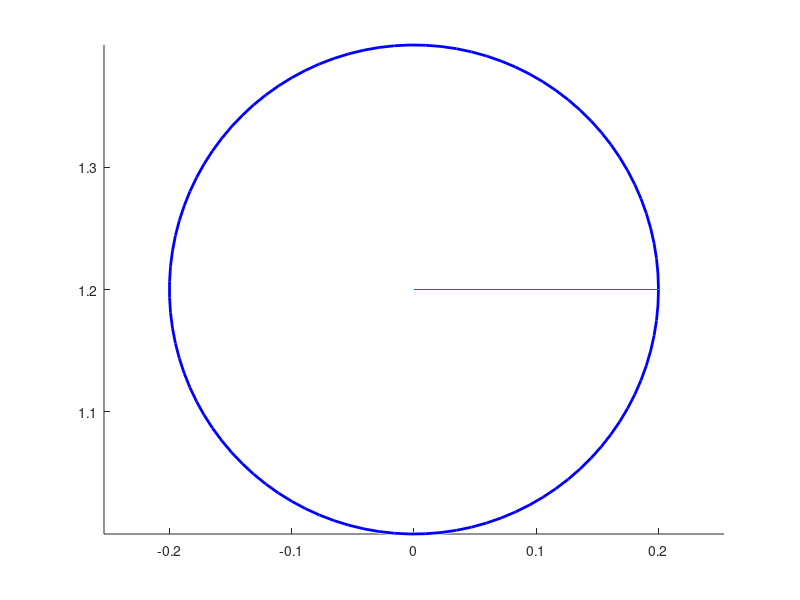

Write the MATLAB code that produced this figure. (Note: this script raises an error after producing the figure.)
m_1 = 5;        %Kg
m_2 = 20;       %Kg
r_1 = 0.2;      %m
r_2 = 0.5;      %m
N = 50;          %N
mu_s = 0.65;
mu_d = 0.5;
mu_r = mu_s*10^-2;

J_1 = m_1*r_1^2/2;
J_2 = m_2*r_2^2/2;

resolution = 1e-2;
% Set the resolution for the Simout



%%
% Script to create a graphic representation of Horizontal_Rolling

theta = linspace(-pi,pi);
i = 1;
theta_1 = 0;
theta_2 = 0;

xc1 = r_1*cos(theta);
yc1 = (2*r_2+r_1) - r_1*sin(theta);
xc2 = r_2*cos(theta);
yc2 = r_2 - r_2*sin(theta);

axis equal

hold on

circle_1 = viscircles([0,(2*r_2+r_1)],r_1,'Color','b');
line_1 = line([0,r_1*cos(theta_1)],[(2*r_2+r_1),(2*r_2+r_1) - r_1*sin(theta_1)]);
line_1.Color = 'b';
line_1.LineWidth = 2;
% Draw first circle

circle_2 = viscircles([0,r_2],r_2,'Color','r');
line_2 = line([0,r_2*cos(theta_2)],[r_2,r_2 - r_2*sin(theta_2)]);
line_2.Color = 'r';
line_2.LineWidth = 2;
% Draw second circle

time_string = sprintf('t = %.2f',out.tout(1));
time_label = text(0.5,1.3,time_string);
%Draw time label

C_1_string = sprintf('C_1 = %.2f',out.C_1(1));
C_1_label = text(0.5,1.1,C_1_string);
%Draw C_1 label

C_2_string = sprintf('C_2 = %.2f',out.C_2(1));
C_2_label = text(0.5,1.0,C_2_string);
%Draw C_2 label


state_label = text(-0.8,1.3,'Pure rolling');
state_label.Color = 'g';
state_label.FontWeight = 'bold';
% Draw state label

hold off

k = length(out.tout)/length(out.theta1);

for i = 1:length(out.theta1)
    
    line_1.XData = [0,r_1*cos(- out.theta1(i))];
    line_1.YData = [(2*r_2+r_1),(2*r_2+r_1) - r_1*sin(- out.theta1(i))];
    line_2.XData = [0,r_2*cos(- out.theta2(i))];
    line_2.YData = [r_2,r_2 - r_2*sin(- out.theta2(i))];
    % Modify line positions
    
    time_string = sprintf('t = %.2f',out.tout(round(i*k)));
    time_label.String = time_string;
    % Modify time label
    
    C_1_string = sprintf('C_1 = %.2f',out.C_1(i));
    C_1_label.String = C_1_string;
    % Modify C_1 label
    
    C_2_string = sprintf('C_2 = %.2f',out.C_2(i));
    C_2_label.String = C_2_string;
    % Modify C_1 label
    
    if out.v_rel(i) < 0.001
        state_label.String = 'Pure rolling';
        state_label.Color = 'g';
    else
        state_label.String = 'Rolling with sliding';
        state_label.Color = 'r';
    end
    % Modify state label
    
    drawnow % display updates
end


%%
% Horizontal rolling control

s = tf('s');

% Define the 4 matrices
A = [0 1 0 0 ;
     0 -(mu_r*J_1*r_2^2)/(J_1*J_2*r_1^2+J_1^2*r_2^2) 0 (mu_r*J_1*r_1*r_2)/(J_1*J_2*r_1^2+J_1^2*r_2^2) ;
     0 0 0 1 ;
     0 (mu_r*J_2*r_1*r_2)/(J_2^2*r_1^2+J_1*J_2*r_2^2) 0 -(mu_r*J_2*r_1^2)/(J_2^2*r_1^2+J_1*J_2*r_2^2)];
B = [0 ;
     (J_1*r_2^2)/(J_1*J_2*r_1^2+J_1^2*r_2^2) ;
     0 ;
     -(J_2*r_1*r_2)/(J_2^2*r_1^2 + J_1*J_2*r_1^2)];
C = [0 0 r_2 0];
D = 0;

% Define eigenvalues of A
ea = eig(A)

% Define the plant transfer function G
[b,a] = ss2tf(A,B,C,D);
G = zpk(tf(b,a))

% Define the controller R(s)
R = -1;

% Define the open loop transfer function L(s)
L = R * G;
margin(L)
grid on

% Define the closed loop transfer function F(s)
F = feedback(L,1);
step(F)
grid on

% Define the wanted crossing pulsation
omega_c = 0.7;

% Define the constant for the physical realizability poles and the
% provisional regulator
taup = 1/(10*omega_c);
Rd = -1/(1+taup*s)^2;
margin(Rd*G)
% Need 75°+10.2° compensation

% Define tauz and the provisional regulator
rho = tand(85.2/2);
tauz = rho/omega_c;
Rd = -(1+tauz*s)^2/(1+taup*s)^2;
bode(Rd*G)

% Define gain mu and the final regulator
mu = 10^(1.61/20);
R = mu*Rd;
L = R*G;
margin(L)
grid on

% Plot the step response
F = feedback(L,1);
step(F)
grid on

% Design the prefilter Rpf(s)
taupf = 0.65/omega_c;
Rpf = 1/(1+taupf*s)^2;



% Define the controller R(s)
R1 = -1/s;

% Define the open loop transfer function L(s)
L1 = R1 * G;
margin(L1)

% Define the constant for the physical realizability poles and the
% provisional regulator
taup1 = 1/(10*omega_c);
Rd1 = -1/(s*(1+taup1*s)^3);
margin(Rd1*G)

% Define tauz and the provisional regulator
rho1 = tand(183/3);
tauz1 = rho1/omega_c;
Rd1 = -((1+tauz1*s)^3)/(s*(1+taup1*s)^3);
bode(Rd1*G)

% Define gain mu and the final regulator
mu1 = 10^(-18.4/20);
R1 = mu1*Rd1;
L1 = R1*G;
margin(L1)

% Plot the step response
F1 = feedback(L1,1);
step(F1)



omega_c2 = 5;

% Define the controller R(s)
R2 = -1/s;

% Define the open loop transfer function L(s)
L2 = R2 * G;
margin(L2)

% Define the constant for the physical realizability poles and the
% provisional regulator
taup2 = 1/(10*omega_c2);
Rd2 = -1/(s*(1+taup2*s)^3);
margin(Rd2*G)

% Define tauz and the provisional regulator
rho2 = tand(182/3);
tauz2 = rho2/omega_c2;
Rd2 = -((1+tauz2*s)^3)/(s*(1+taup2*s)^3);
bode(Rd2*G)

% Define gain mu and the final regulator
mu2 = 10^(33.3/20);
R2 = mu2*Rd2;
L2 = R2*G;
margin(L2)

% Plot the step response
F2 = feedback(L2,1);
step(F2)



% Anti-windup circuit
Gamma = (s+10)^4;
Ra = (-mu2*(1+tauz2*s)^3)/(Gamma);
Rb = (Gamma - (s*(1+taup2*s)^3))/(Gamma);



%%

% Plot the input variable u
plot(out.tout,out.u)
% axis([0 50 -10 10])
grid on

% Plot the system reponse y
hold on
plot(out.tout,out.reference,'r')
plot(out.tout,out.y,'b')
% axis([0 50 -2 12])
grid on
hold off



%%
% Graphic animation of controlled system 

% Script to create a graphic representation of Vertical_Rolling



theta = linspace(-pi,pi);
i = 1;
theta_1 = 0;
theta_2 = 0;

xc1 = r_1*cos(theta);
yc1 = (2*r_2+r_1) - r_1*sin(theta);
xc2 = r_2*cos(theta);
yc2 = r_2 - r_2*sin(theta);

axis equal

hold on

circle_1 = plot(xc1,yc1,'b');
circle_1.LineWidth = 2;
line_1 = line([0,r_1*cos(theta_1)],[(2*r_2+r_1),(2*r_2+r_1) - r_1*sin(theta_1)]);
line_1.Color = 'b';
line_1.LineWidth = 2;
% Draw first circle

circle_2 = plot(xc2,yc2,'r');
circle_2.LineWidth = 2;
line_2 = line([0,r_2*cos(theta_2)],[r_2,r_2 - r_2*sin(theta_2)]);
line_2.Color = 'r';
line_2.LineWidth = 2;
% Draw second circle

ground = line([-1.5,1.5],[0,0]);
ground.Color = 'g';
ground.LineWidth = 2;
% Draw ground

time_string = sprintf('t = %.2f',out.tout(1));
time_label = text(-0.75,1.3,time_string);
time_label.FontSize = 14;
%Draw time label

C_1_string = sprintf('C_1 = %.2f',out.u(1));
C_1_label = text(-0.75,1.15,C_1_string);
C_1_label.FontSize = 14;
%Draw C_1 label

Reference_string = sprintf('Ref = %.2f',out.reference(1));
Reference_label = text(0.55,1.3,Reference_string);
Reference_label.FontSize = 14;
%Draw Reference label

Distance_string = sprintf('d = %.2f',out.y(1));
Distance_label = text(0.55,1.15,Distance_string);
Distance_label.FontSize = 14;
%Draw Distance label

hold off

k = length(out.tout)/length(out.theta1);

for i = 1:length(out.theta1)
    
    xc1m = xc1 + out.y(i);
    set(circle_1,'XData',xc1m)
    % Horizontal movement of circle 2
    
    xc2m = xc2 + out.y(i);
    set(circle_2,'XData',xc2m)
    % Horizontal movement of circle 2
    
    line_1.XData = [0 + out.y(i) , r_1*cos(out.theta1(i)) + out.y(i)];
    line_1.YData = [(2*r_2+r_1) , (2*r_2+r_1) - r_1*sin(out.theta1(i))];
    line_2.XData = [0 + out.y(i) , r_2*cos(out.theta2(i)) + out.y(i)];
    line_2.YData = [r_2 , r_2 - r_2*sin(out.theta2(i))];
    % Modify line positions
    
    ground.XData = [-1.5 + out.y(i),1.5+ out.y(i)];
    
    time_string = sprintf('t = %.2f',out.tout(round(i*k)));
    time_label.String = time_string;
    time_label.Position = [-0.75 + out.y(i),1.3];
    % Modify time label
    
    C_1_string = sprintf('C_1 = %.2f',out.u(i));
    C_1_label.String = C_1_string;
    C_1_label.Position = [-0.75 + out.y(i),1.15];
    % Modify C_1 label
    
    Reference_string = sprintf('Ref = %.2f',out.reference(i));
    Reference_label.String = Reference_string;
    Reference_label.Position = [0.55 + out.y(i),1.3];
    % Modify Reference label
    
    Distance_string = sprintf('d = %.2f',out.y(i));
    Distance_label.String = Distance_string;
    Distance_label.Position = [0.55 + out.y(i),1.15];
    % Modify Reference label
    
    
    drawnow % display updates
end